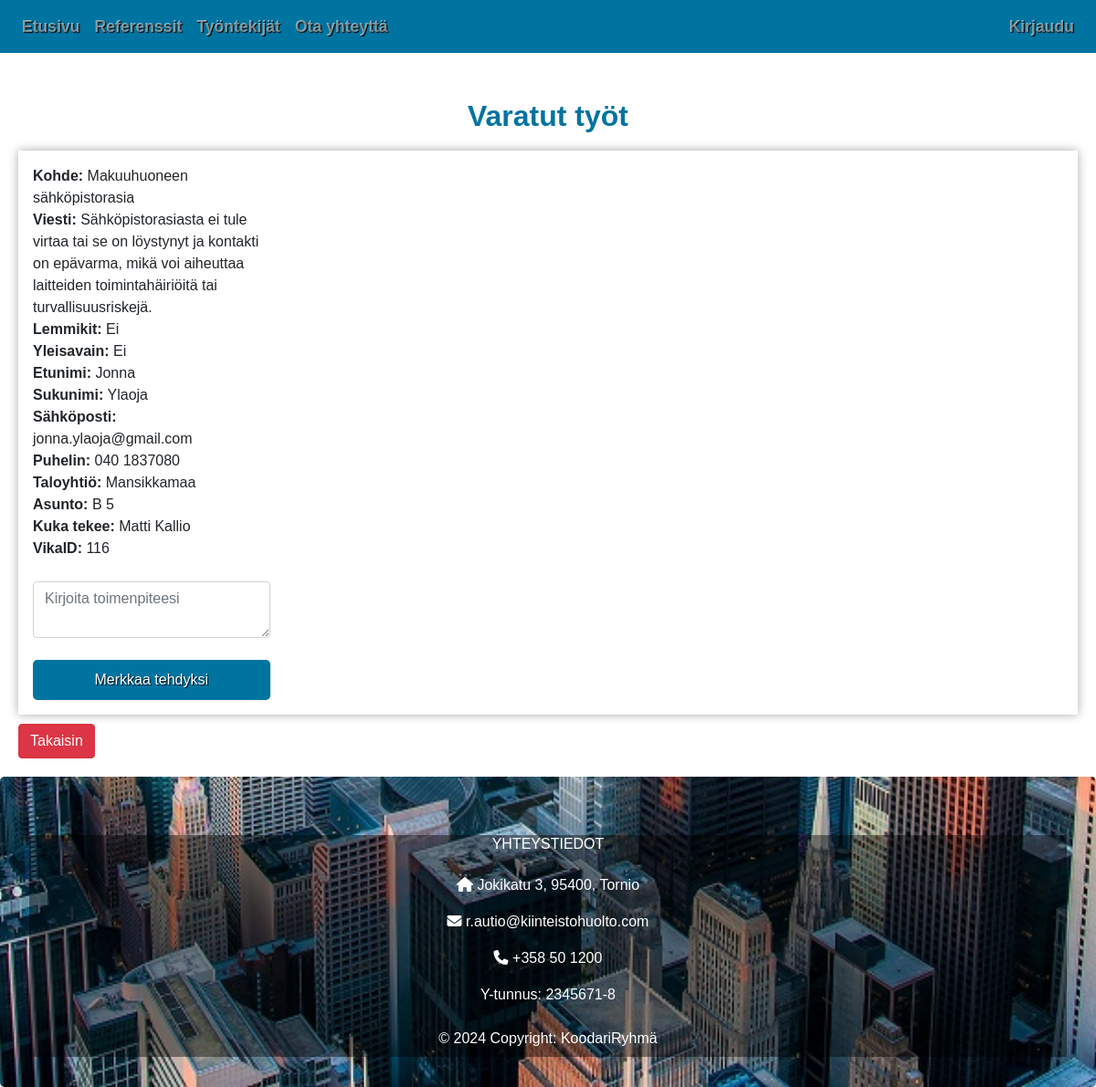
/omat_tyot.php, run on the app's committed database.
### tables this page shows
CREATE TABLE `kasittely` (
  `kasittelyID` int(11) NOT NULL,
  `pvm` timestamp NOT NULL DEFAULT current_timestamp(),
  `valmispvm` timestamp NULL DEFAULT NULL,
  `toimenpide` varchar(500) NOT NULL,
  `kohde` varchar(50) NOT NULL,
  `viesti` varchar(500) NOT NULL,
  `lemmikit` tinyint(20) NOT NULL,
  `yleisavain` tinyint(20) NOT NULL,
  `lahetetty` timestamp NOT NULL DEFAULT current_timestamp(),
  `etunimi` varchar(50) NOT NULL,
  `sukunimi` varchar(50) NOT NULL,
  `sposti` varchar(50) NOT NULL,
  `puhelin` varchar(50) NOT NULL,
  `tyontekijaID` int(11) NOT NULL,
  `vikaID` int(11) NOT NULL,
  `taloyhtioID` varchar(50) NOT NULL,
  `asuntoID` varchar(50) NOT NULL
);

CREATE TABLE `taloyhtio` (
  `taloyhtioID` int(11) NOT NULL,
  `osoite` varchar(50) NOT NULL,
  `tilat` varchar(500) NOT NULL,
  `nimi` varchar(50) NOT NULL,
  `kaupunki` varchar(50) NOT NULL,
  `postinro` varchar(10) NOT NULL,
  `isannoitsijaID` int(11) NOT NULL
);

CREATE TABLE `asunnot` (
  `asuntoID` int(11) NOT NULL,
  `huoneisto` varchar(50) DEFAULT NULL,
  `taloyhtioID` int(11) NOT NULL
);

CREATE TABLE `tyontekija` (
  `tyontekijaID` int(11) NOT NULL,
  `etunimi` varchar(50) NOT NULL,
  `sukunimi` varchar(50) NOT NULL,
  `sposti` varchar(50) NOT NULL,
  `puhelin` varchar(50) NOT NULL,
  `kuvapolku` varchar(50) NOT NULL,
  `status` tinyint(1) NOT NULL,
  `kayttajaID` int(11) NOT NULL,
  `rooliID` int(11) NOT NULL,
  `kasittelyID` int(11) NOT NULL
);

### omat_tyot.php (the view, shortened to what this page needs)
<!DOCTYPE html>
<html lang="en">
<head>
  <link rel="stylesheet" href="https://cdn.jsdelivr.net/npm/bootstrap@4.6.2/dist/css/bootstrap.min.css">
  <link rel="stylesheet" href="css/tyyli.css">
</head>
<body>
<nav class="navbar navbar-dark sticky-top navbar-expand-lg" data-mdb-theme="light">
  <div class="collapse navbar-collapse" id="navbarSupportedContent">
    <ul class="navbar-nav mr-auto">
      <li class="nav-item">
        <a class="nav-link" href="index.php">Etusivu</a>
      </li>
      <li class="nav-item">
        <a class="nav-link" href="referenssit.php">Referenssit</a>
      </li>
      <li class="nav-item">
        <a class="nav-link" href="tyontekijat.php">Työntekijät</a>
      </li>
      <li class="nav-item">
        <a class="nav-link" href="yhteydenotto.php">Ota yhteyttä</a>
      </li>
    </ul>
    <ul class="navbar-nav">
<?php
    if(isset($_SESSION['kayttajaID'])) {
        echo '<a class="nav-link" href="kirjaudu_ulos.php">Kirjaudu ulos</a>';
    } else {
      echo '<li class="nav-item">
      <a class="nav-link login-button" href="#" id="login-button" role="button" aria-haspopup="true" aria-expanded="false">
        Kirjaudu
      </a>
    </li>';
    }
?>
    </ul>
  </div>
</nav>
<div class="container-fluid contents">
<?php
include 'php/conn.php';
try {
    $sql = "SELECT k.*, ty.etunimi AS t_etunimi, ty.sukunimi AS t_sukunimi,
    t.nimi AS taloyhtio_nimi, a.huoneisto AS asunto FROM kasittely k
    JOIN tyontekija ty ON k.tyontekijaID = ty.tyontekijaID
    JOIN taloyhtio t ON k.taloyhtioID = t.taloyhtioID
    JOIN asunnot a ON k.asuntoID = a.asuntoID
    WHERE k.valmispvm IS NULL";
    $stmt = $yhteys->query($sql);
    $entries = $stmt->fetchAll(PDO::FETCH_ASSOC);
} catch (PDOException $e) {
    echo "Virhe haettaessa vikailmoituksia: " . $e->getMessage();
}
?>
<h2 class="vikah2 otsikko">Varatut työt</h2>
<div class="container-fluid p-3 virhe_contents">
<?php if (isset($entries) && !empty($entries)) : ?>
    <div class="row">
        <?php foreach ($entries as $entry) : ?>
            <div class="col-md-3">
                <strong>Kohde:</strong> <?php echo $entry['kohde']; ?><br>
                <strong>Viesti:</strong> <?php echo $entry['viesti']; ?><br>
                <strong>Lemmikit:</strong> <?php echo $entry['lemmikit'] ? 'Kyllä' : 'Ei'; ?><br>
                <strong>Yleisavain:</strong> <?php echo $entry['yleisavain'] ? 'Kyllä' : 'Ei'; ?><br>
                <strong>Etunimi:</strong> <?php echo $entry['etunimi']; ?><br>
                <strong>Sukunimi:</strong> <?php echo $entry['sukunimi']; ?><br>
                <strong>Sähköposti:</strong> <?php echo $entry['sposti']; ?><br>
                <strong>Puhelin:</strong> <?php echo $entry['puhelin']; ?><br>
                <strong>Taloyhtiö:</strong> <?php echo $entry['taloyhtio_nimi']; ?><br>
                <strong>Asunto:</strong> <?php echo $entry['asunto']; ?><br>
                <strong>Kuka tekee:</strong> <?php echo $entry['t_etunimi'] . " " . $entry['t_sukunimi']; ?><br>
                <strong>VikaID:</strong> <?php echo $entry['vikaID']; ?><br><br>
                <form action="php/valmis_tyo.php" method="POST">
                  <textarea class="form-control" name="toimenpide" required oninvalid="this.setCustomValidity('Toimenpide pitää kirjoittaa!')"
                  placeholder="Kirjoita toimenpiteesi"></textarea><br>
                  <button name="valmis" type="submit" class="btn btn-warning">Merkkaa tehdyksi</button>
                </form>
            </div>
        <?php endforeach; ?>
      </div>
<?php else : ?>
    <p>Ei vikailmoituksia.</p>
<?php endif; ?>
</div>
<a href="ilmoituslistaus.php"><button name="omatyo" class="btn btn-danger omatyo">Takaisin</button></a>
</div>
<footer class="jumbotron footer col-sm-12">
  <div class="col-lg-12 col-md-12 col-sm-12 footerBox">
  <section class="">
        <div class="col-md-4 col-lg-3 col-xl-3 mx-auto mb-md-0 mb-4">
          <h6 class="text-uppercase fw-bold mb-4">Yhteystiedot</h6>
          <p><i class="fas fa-home me-3"></i> Jokikatu 3, 95400, Tornio </p>
          <p><i class="fas fa-envelope me-3"></i> r.autio@kiinteistohuolto.com</p>
          <p><i class="fas fa-phone me-3"></i> +358 50 1200</p>
          <p>Y-tunnus: 2345671-8</p>
        </div>
  </section>
    <div class="p-2">
      © 2024 Copyright: KoodariRyhmä
    </div>
  </div>
</footer>
</body>
</html>

### css/tyyli.css (style rules this page uses)
body { height: 100%; font-family: 'Montserrat', sans-serif !important; }
.jumbotron { text-align: center; background: url('../img/city-view.jpg') top center fixed; background-size: cover; color: white; height: 340px; }
.contents { padding: 20px; padding-top: 40px; }
.virhe_contents { box-shadow: 0 0 10px rgba(0, 0, 0, 0.340); padding: 20px; }
.omatyo { margin-top: 10px; }
.navbar { font-weight: bold; font-size: 1.1em; text-shadow: 1px 1px 1px black; background-color: #0074a1; }
.footer { margin-bottom: 0; color: white; }
.footerBox { background-color: rgba(0, 0, 0, 0.432); }
ul { list-style-type: none; }
button[type="submit"] { width: 100%; padding: 10px; background-color: #0074a1; text-shadow: 1px 1px 1px black; color: #fff; border: none; border-radius: 5px; cursor: pointer; }
.otsikko { font-weight: bold; color: #0074a1; }
.vikah2 { text-align: center; padding: 10px; }

### data on the page
kasittely: kohde "Makuuhuoneen sähköpistorasia", viesti "Sähköpistorasiasta ei tule virtaa tai se on löystynyt ja kontakti on epävarma, mikä voi aiheuttaa laitteiden toimintahäiriöitä tai turvallisuusriskejä.", lemmikit "Ei", yleisavain "Ei", etunimi "Jonna", sukunimi "Ylaoja", sposti "jonna.ylaoja@gmail.com", puhelin "040 1837080", taloyhtioID.nimi "Mansikkamaa", asuntoID.huoneisto "B 5", tyontekijaID.etunimi "Matti", tyontekijaID.sukunimi "Kallio", vikaID "116"
